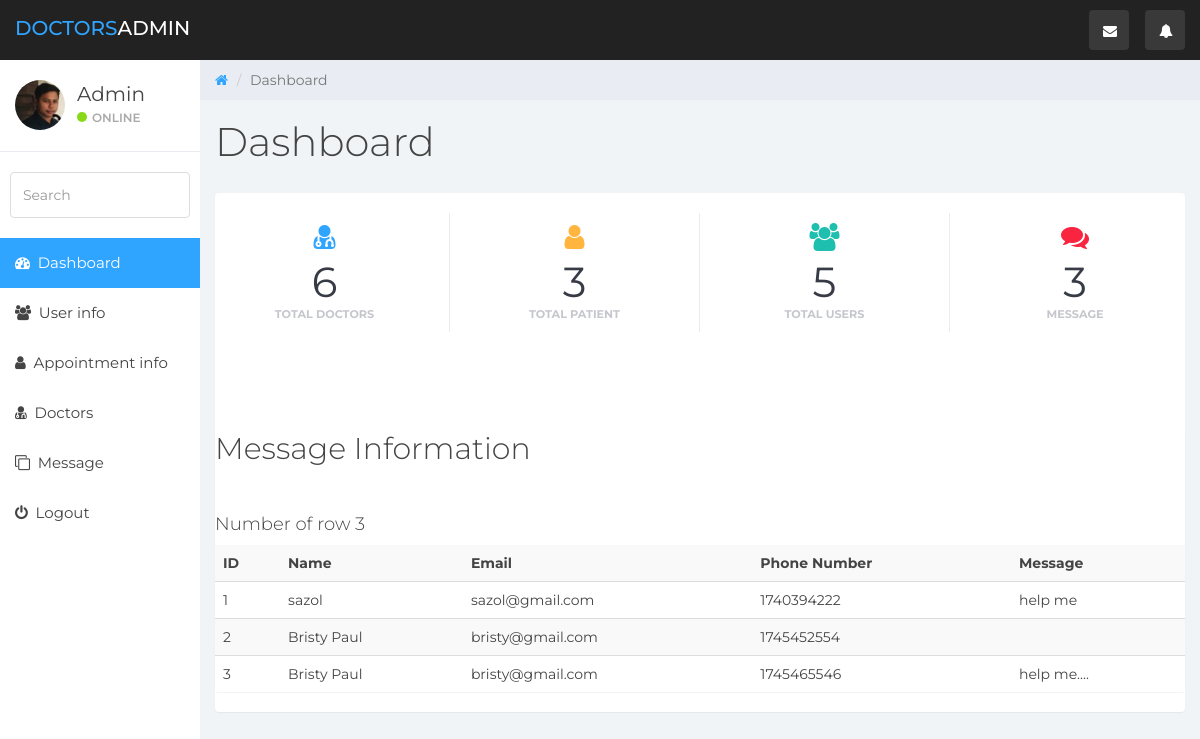
Screenshot of /admin/message.php (signed in) with the database file from the repository.
### tables this page shows
CREATE TABLE `messageinfo` (
  `id` int(100) NOT NULL,
  `name` varchar(100) NOT NULL,
  `email` varchar(100) NOT NULL,
  `pnumber` int(100) NOT NULL,
  `message` varchar(255) NOT NULL
);

### admin/message.php (the view, shortened to what this page needs)
 <?php
include "lip/connection.php";
$sql = "SELECT * FROM web";
$result = $conn->query($sql);
$counting = $result -> num_rows;
 ?>
  <?php
include "lip/connection.php";
$sql = "SELECT * FROM messageinfo";
$result = $conn->query($sql);
$countingg = $result -> num_rows;
 ?>
<?php
include "lip/connection.php";
$sql = "SELECT * FROM messageinfo ";
$result = $conn->query($sql);
$count = $result -> num_rows;
 ?>
<!DOCTYPE html>
<html>
<head>
	<link href="css/bootstrap.min.css" rel="stylesheet">
	<link href="css/font-awesome.min.css" rel="stylesheet">
	<link href="css/datepicker3.css" rel="stylesheet">
	<link href="css/styles.css" rel="stylesheet">
</head>
<body>
	<nav class="navbar navbar-custom navbar-fixed-top" role="navigation">
		<div class="container-fluid">
			<div class="navbar-header">
				<a class="navbar-brand" href="#"><span>Doctors</span>Admin</a>
				<ul class="nav navbar-top-links navbar-right">
					<li class="dropdown"><a class="dropdown-toggle count-info" data-toggle="dropdown" href="#">
						<em class="fa fa-envelope"></em><span class="label label-danger"></span>
					</a>
					</li>
					<li class="dropdown"><a class="dropdown-toggle count-info" data-toggle="dropdown" href="#">
						<em class="fa fa-bell"></em><span class="label label-info"></span>
					</a>
					</li>
				</ul>
			</div>
		</div>
	</nav>
	<div id="sidebar-collapse" class="col-sm-3 col-lg-2 sidebar">
		<div class="profile-sidebar">
			<div class="profile-userpic">
				<img src="sazol.jpg" class="img-responsive" alt="">
			</div>
			<div class="profile-usertitle">
				<div class="profile-usertitle-name">Admin</div>
				<div class="profile-usertitle-status"><span class="indicator label-success"></span>Online</div>
			</div>
		</div>
		<form role="search">
			<div class="form-group">
				<input type="text" class="form-control" placeholder="Search">
			</div>
		</form>
		<ul class="nav menu">
			<li class="active"><a href="index.php"><em class="fa fa-dashboard">&nbsp;</em> Dashboard</a></li>
			<li><a href="userinfo.php"><em class="fa fa-users">&nbsp;</em> User info</a></li>
			<li><a href="appointmentinfo.php"><em class="fa fa-user">&nbsp;</em> Appointment info</a></li>
			<li><a href="doctors.php"><em class="fa fa-user-md">&nbsp;</em> Doctors</a></li>
			<li><a href="message.php"><em class="fa fa-clone">&nbsp;</em> Message</a></li>
			<li><a href="login.php"><em class="fa fa-power-off">&nbsp;</em> Logout</a></li>
		</ul>
	</div>
	<div class="col-sm-9 col-sm-offset-3 col-lg-10 col-lg-offset-2 main">
		<div class="row">
			<ol class="breadcrumb">
				<li><a href="#">
					<em class="fa fa-home"></em>
				</a></li>
				<li class="active">Dashboard</li>
			</ol>
		</div>
		<div class="row">
			<div class="col-lg-12">
				<h1 class="page-header">Dashboard</h1>
			</div>
		</div>
		<div class="panel panel-container">
			<div class="row">
				<div class="col-xs-6 col-md-3 col-lg-3 no-padding">
					<div class="panel panel-teal panel-widget border-right">
						<div class="row no-padding"><em class="fa fa-xl fas fa-user-md color-blue"></em>
							<div class="large">6</div>
							<div class="text-muted">Total Doctors</div>
						</div>
					</div>
				</div>
				<div class="col-xs-6 col-md-3 col-lg-3 no-padding">
					<div class="panel panel-blue panel-widget border-right">
						<div class="row no-padding"><em class="fa fa-xl fas fa-user  color-orange"></em>
							<div class="large"><?php echo $count; ?></div>
							<div class="text-muted">Total Patient</div>
						</div>
					</div>
				</div>
				<div class="col-xs-6 col-md-3 col-lg-3 no-padding">
					<div class="panel panel-orange panel-widget border-right">
						<div class="row no-padding"><em class="fa fa-xl fa-users color-teal"></em>
							<div class="large"><?php echo $counting; ?></div>
							<div class="text-muted">Total Users</div>
						</div>
					</div>
				</div>
				<div class="col-xs-6 col-md-3 col-lg-3 no-padding">
					<div class="panel panel-red panel-widget ">
						<div class="row no-padding"><em class="fa fa-xl far fa-comments color-red"></em>
							<div class="large"><?php echo $countingg; ?></div>
							<div class="text-muted">Message</div>
						</div>
					</div>
				</div>
			</div>
			<div class="row">
			<div class="col-md-12">
				<div class="panel panel-default xxx">
					<h2>Message Information</h2><br>
	<h4>Number of row <?php echo $count; ?></h4>
	<table class="table table-striped table-dark">
		<tr>
			<th>ID</th>
			<th>Name</th>
			<th>Email</th>
			<th>Phone Number</th>
			<th>Message</th>
		</tr>
<?php if ($result -> num_rows > 0 ){ ?>
	<?php while($u_row = $result -> fetch_assoc()){ ?>
		<tr>
			<td><?php echo $u_row['id']; ?></td>
			<td><?php echo $u_row['name']; ?></td>
			<td><?php echo $u_row['email']; ?></td>
			<td><?php echo $u_row['pnumber']; ?></td>
			<td><?php echo $u_row['message']; ?></td>
		</tr>
	<?php } ?>
	<?php } ?>
	</table>
				</div>
			</div>
		</div>
	</div>
</body>
</html>

### admin/css/styles.css (style rules this page uses)
body { background: #f1f4f7; padding-top: 60px; font-size: 14px; color: #444444; font-family: "Montserrat", "Helvetica Neue", Helvetica, Arial, sans-serif; }
a, a:hover, a:focus { color: #30a5ff; }
h1, h2, h3, h4, h5, h6 { color: #444444; }
h1 { font-weight: 300; font-size: 40px; }
h2 { font-weight: 300; margin-bottom: 20px; }
h3, h4 { font-weight: 300; }
.large { font-size: 2em; }
.text-muted { color: #c5c7cc; }
.color-blue { color: #30a5ff; }
.color-teal { color: #1ebfae; }
.color-orange { color: #ffb53e; }
.color-red { color: #f9243f; }
.no-padding { padding: 0; margin: 0; }
.fa-xl { font-size: 2em; }
input.form-control { border: 1px solid #ddd; box-shadow: none; height: 46px; }
.navbar-custom { background: #222; height: 60px; }
.navbar-header .navbar-brand { color: #fff; font-size: 20px; text-transform: uppercase; font-weight: 500; height: 60px; padding-top: 18px; }
.navbar-header .navbar-brand span { color: #30a5ff; }
.dropdown { background: rgba(255, 255, 255, 0.1); float: left; margin: 10px 8px; padding: 0px; border-radius: 4px; }
.dropdown a.dropdown-toggle { color: #fff; height: 40px; width: 40px; padding-top: 11px; padding-left: 9px; }
.navbar-top-links li:last-child { margin-right: 15px; }
.dropdown em { margin: 0 5px; }
.label-success { background-color: #8ad919; }
.panel { border: 0; }
.panel-container { padding-top: 20px; }
.panel-blue { background: #30a5ff; color: #fff; }
.panel-teal { background: #1ebfae; color: #fff; }
.panel-orange { background: #ffb53e; color: #fff; }
.panel-red { background: #f9243f; color: #fff; }
.panel-widget { padding: 10px 0; position: relative; box-shadow: none; border-radius: 0; background: none; text-align: center; color: #333; }
.panel-widget .text-muted { margin-top: -6px; text-transform: uppercase; font-weight: bold; font-size: 0.8em; }
.panel-widget .large { color: #373b45; font-size: 3em; }
.border-right { border-right: 1px solid #dadbda; }
.panel .border-top, .panel .border-right, .panel .border-bottom, .panel .border-left { border-color: #e9ecf2; }
.navbar { border: 0; }
.sidebar { display: block; padding: 0; display: none; box-shadow: none; background: #fff; }
.sidebar ul { margin: 20px 0px; }
.sidebar form { padding: 10px 0 0 0; margin: 10px 10px 20px 10px; }
@media (min-width: 768px) { .sidebar { display: block; position: fixed; top: 60px; bottom: 0; left: 0; z-index: 1000; display: block; margin: 0; padding: 0; overflow-x: hidden; overflow-y: auto; } }
@media (min-width: 768px) { .navbar-header { width: 100%; } }
.sidebar ul.nav .active a, .sidebar ul.nav li.parent a.active, .sidebar ul.nav .active > a:hover, .sidebar ul.nav li.parent a.active:hover, .sidebar ul.nav .active > a:focus, .sidebar ul.nav li.parent a.active:focus { color: #fff; background-color: #30a5ff; }
.sidebar ul.nav li a { height: 50px; font-size: 15px; line-height: 2em; color: #444444; }
.profile-sidebar { padding: 10px 0; border-bottom: 1px solid #e9ecf2; }
.indicator { width: 10px; height: 10px; display: inline-block; border-radius: 9999px; margin-right: 5px; }
.profile-userpic img { float: left; margin: 10px 0px 0px 15px; width: 50px; height: 50px; border-radius: 9999px !important; }
.profile-usertitle { float: left; text-align: left; margin: 10px 0 0 12px; }
.profile-usertitle-name { font-size: 20px; margin-bottom: 0px; }
.profile-usertitle-status { text-transform: uppercase; color: #AAA; font-size: 12px; font-weight: 600; margin-bottom: 15px; }
.breadcrumb { border-radius: 0; padding: 10px 15px 10px 15px; background: #e9ecf2; margin: 0; }
h1.page-header { margin-top: 20px; border-bottom: 0; }
.table { background: #fff; }

### admin/message.php (style rules this page uses)
.xxx { margin-top: 80px; }

### rows the page displays
messageinfo: id "1", name "sazol", email "sazol@gmail.com", pnumber "1740394222", message "help me"
messageinfo: id "2", name "Bristy Paul", email "bristy@gmail.com", pnumber "1745452554"
messageinfo: id "3", name "Bristy Paul", email "bristy@gmail.com", pnumber "1745465546", message "help me...."

### other values shown
$count "3"
$counting "5"
$countingg "3"
